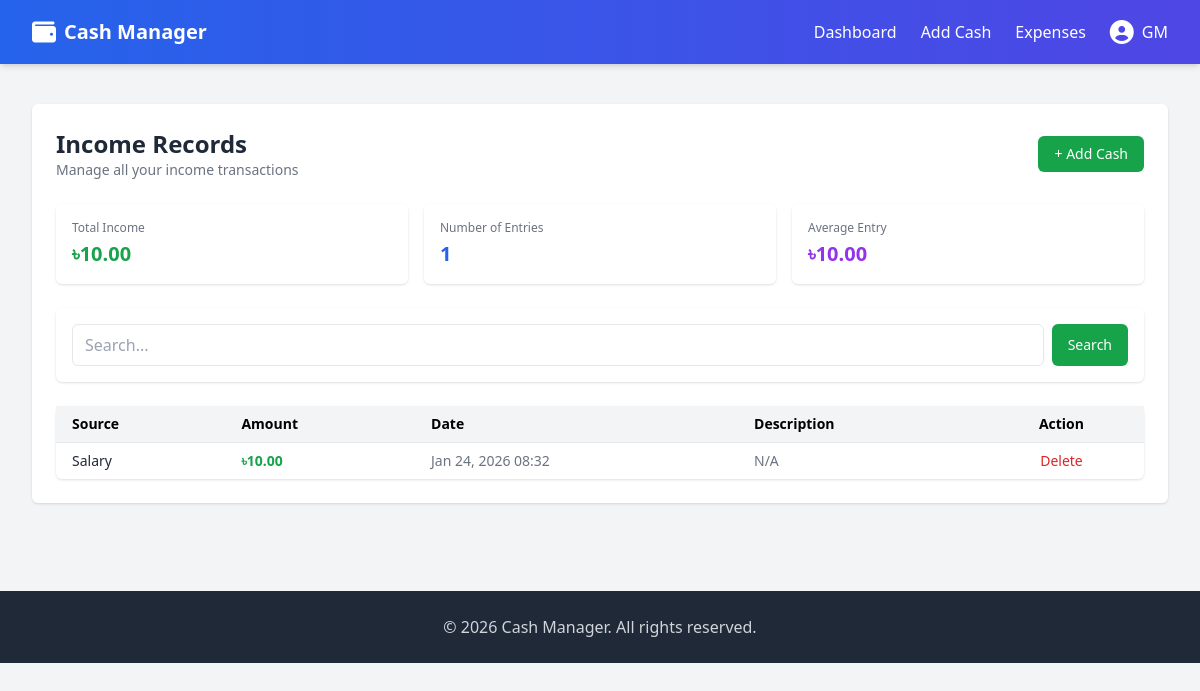
The page /cash-list/ (signed in) on the database its author committed.
### ManageCash/models.py (models this page shows)
class AddCash(models.Model):
    user = models.ForeignKey(User, on_delete=models.CASCADE)
    source = models.CharField(max_length=255)
    datetime = models.DateTimeField(auto_now_add=True)
    amount = models.DecimalField(max_digits=10, decimal_places=2)
    description = models.TextField(blank=True)

### ManageCash/views.py (the view)
# urls.py: path('cash-list/', views.cash_list, name='cash_list'),
@login_required(login_url='login')
def cash_list(request):
    cash_additions = AddCash.objects.filter(user=request.user).order_by('-datetime')
    search_query = request.GET.get('q', '')
    if search_query:
        cash_additions = cash_additions.filter(
            Q(source__icontains=search_query) | Q(description__icontains=search_query)
        )
    total = cash_additions.aggregate(Sum('amount'))['amount__sum'] or 0
    count = cash_additions.count()
    average = total / count if count > 0 else 0
    context = {
        'cash_additions': cash_additions,
        'search_query': search_query,
        'total': total,
        'average': average,
    }
    return render(request, 'ManageCash/cash_list.html', context)

### templates/ManageCash/cash_list.html (shortened to what this page needs)
{% extends 'base.html' %}
{% block content %}
<div class="space-y-6">
    <div class="flex items-center justify-between">
        <div>
            <h1 class="text-2xl font-semibold text-gray-800">Income Records</h1>
            <p class="text-gray-500 text-sm">Manage all your income transactions</p>
        </div>
        <a href="{% url 'add_cash' %}"
           class="bg-green-600 hover:bg-green-700 text-white text-sm font-medium py-2 px-4 rounded-md transition">
            + Add Cash
        </a>
    </div>
    <div class="grid grid-cols-1 md:grid-cols-3 gap-4">
        <div class="bg-white rounded-md shadow p-4">
            <p class="text-gray-500 text-xs font-medium">Total Income</p>
            <p class="text-xl font-bold text-green-600 mt-1">৳{{ total|floatformat:2 }}</p>
        </div>
        <div class="bg-white rounded-md shadow p-4">
            <p class="text-gray-500 text-xs font-medium">Number of Entries</p>
            <p class="text-xl font-bold text-blue-600 mt-1">{{ cash_additions|length }}</p>
        </div>
        <div class="bg-white rounded-md shadow p-4">
            <p class="text-gray-500 text-xs font-medium">Average Entry</p>
            <p class="text-xl font-bold text-purple-600 mt-1">৳{{ average|floatformat:2 }}</p>
        </div>
    </div>
    <div class="bg-white rounded-md shadow p-4">
        <form method="GET" class="flex gap-2">
            <input type="text" name="q"
                   class="flex-1 px-3 py-2 border rounded-md focus:ring-2 focus:ring-green-500 focus:outline-none"
                   placeholder="Search..." value="{{ search_query }}">
            <button type="submit"
                    class="bg-green-600 hover:bg-green-700 text-white text-sm font-medium px-4 rounded-md transition">
                Search
            </button>
        </form>
    </div>
    <div class="bg-white rounded-md shadow">
        {% if cash_additions %}
            <div class="overflow-x-auto">
                <table class="w-full text-sm">
                    <thead class="bg-gray-100">
                        <tr>
                            <th class="px-4 py-2 text-left">Source</th>
                            <th class="px-4 py-2 text-left">Amount</th>
                            <th class="px-4 py-2 text-left">Date</th>
                            <th class="px-4 py-2 text-left">Description</th>
                            <th class="px-4 py-2 text-center">Action</th>
                        </tr>
                    </thead>
                    <tbody>
                        {% for cash in cash_additions %}
                            <tr class="border-t hover:bg-gray-50">
                                <td class="px-4 py-2 font-medium text-gray-800">{{ cash.source }}</td>
                                <td class="px-4 py-2 text-green-600 font-semibold">৳{{ cash.amount|floatformat:2 }}</td>
                                <td class="px-4 py-2 text-gray-500">{{ cash.datetime|date:"M d, Y H:i" }}</td>
                                <td class="px-4 py-2 text-gray-500">{{ cash.description|truncatewords:5|default:"No description" }}</td>
                                <td class="px-4 py-2 text-center">
                                    <a href="{% url 'delete_cash' cash.pk %}"
                                       class="text-red-600 hover:text-red-800 transition">Delete</a>
                                </td>
                            </tr>
                        {% endfor %}
                    </tbody>
                </table>
            </div>
        {% endif %}
    </div>
</div>
{% endblock %}

### templates/base.html (shortened to what this page needs)
<!DOCTYPE html>
<html lang="en">
<head>
    <script src="https://cdn.tailwindcss.com"></script>
    <link rel="stylesheet" href="https://cdnjs.cloudflare.com/ajax/libs/font-awesome/6.4.0/css/all.min.css">
</head>
<body class="bg-gray-100 font-sans">
    {% if user.is_authenticated %}
    <nav class="bg-gradient-to-r from-blue-600 to-indigo-600 shadow-md">
        <div class="max-w-7xl mx-auto px-4 sm:px-6 lg:px-8">
            <div class="flex justify-between h-16 items-center">
                <a href="{% url 'dashboard' %}" class="flex items-center space-x-2 text-white">
                    <i class="fas fa-wallet text-2xl"></i>
                    <span class="text-xl font-semibold">Cash Manager</span>
                </a>
                <div class="flex items-center space-x-6">
                    <a href="{% url 'dashboard' %}" class="text-white hover:text-yellow-300 transition">Dashboard</a>
                    <a href="{% url 'cash_list' %}" class="text-white hover:text-green-300 transition">Add Cash</a>
                    <a href="{% url 'expense_list' %}" class="text-white hover:text-red-300 transition">Expenses</a>
                     <div class="relative group">
                        <button class="flex items-center space-x-2 text-white hover:text-gray-200">
                           <i class="fas fa-user-circle text-2xl"></i>
                           <span>{{ user.first_name|default:user.username }}</span>
                         </button>
                 </div>
                </div>
            </div>
        </div>
    </nav>
    {% endif %}
    <main class="max-w-7xl mx-auto px-4 sm:px-6 lg:px-8 py-10">
        <div class="bg-white rounded-md shadow p-6">
            {% block content %}{% endblock %}
        </div>
    </main>
    <footer class="bg-gray-800 mt-12">
        <div class="max-w-7xl mx-auto px-4 sm:px-6 lg:px-8 py-6 text-center text-gray-300">
            <p>&copy; 2026 Cash Manager. All rights reserved.</p>
        </div>
    </footer>
</body>
</html>

### rows shown on the page
AddCash: source "Salary", amount "10.00", datetime "Jan 24, 2026 08:32", description "N/A"

### other values the page prints
{{ user.first_name|default:user.username }} "GM"
{{ total|floatformat:2 }} "10.00"
{{ cash_additions|length }} "1"
{{ average|floatformat:2 }} "10.00"
